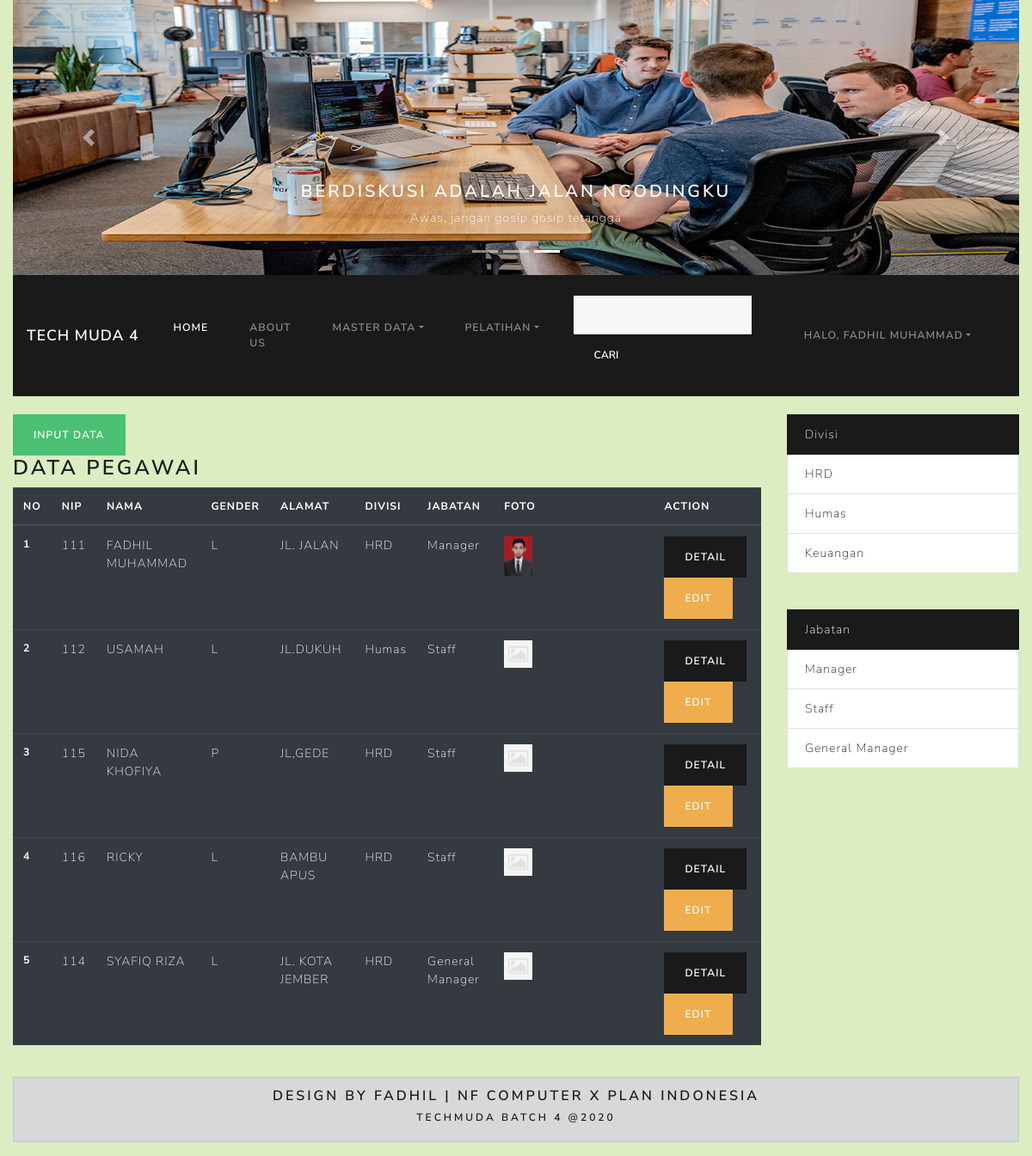
Page /index.php?hal=pegawai (signed in) on the committed database.
### tables this page shows
CREATE TABLE `pegawai` (
  `id` int(11) NOT NULL,
  `nip` varchar(25) NOT NULL,
  `nama` varchar(20) NOT NULL,
  `gender` varchar(10) NOT NULL,
  `alamat` text NOT NULL,
  `foto` varchar(30) DEFAULT NULL,
  `divisi_id` int(11) NOT NULL,
  `jabatan_id` int(11) NOT NULL,
  `email` varchar(255) NOT NULL,
  `tempat_lahir` varchar(255) NOT NULL,
  `tanggal_lahir` date NOT NULL
);

CREATE TABLE `divisi` (
  `id` int(11) NOT NULL,
  `nama` varchar(20) NOT NULL
);

CREATE TABLE `jabatan` (
  `id` int(11) NOT NULL,
  `nama` varchar(20) NOT NULL
);

### models/Pegawai.php (called while the page is built, shortened)
<?php
class Pegawai{
    private $koneksi;
    public function __construct(){
        global $dbh;
        $this->koneksi = $dbh;
    }
    public function dataPegawai(){
        $sql = "SELECT pegawai.*, divisi.nama as divisi, jabatan.nama as jabatan FROM pegawai
        INNER JOIN divisi ON divisi.id = pegawai.divisi_id
        INNER JOIN jabatan ON jabatan.id = pegawai.jabatan_id";
        $ps = $this->koneksi->prepare($sql);
        $ps->execute();
        $rs = $ps->fetchAll();
        return $rs;
    }
};
?>

### models/Divisi.php (called while the page is built, shortened)
<?php
class Divisi{
    private $koneksi;
    public function __construct(){
        global $dbh;
        $this->koneksi = $dbh;
    }
    public function dataDivisi(){
        $sql = "SELECT * FROM divisi";
        $ps = $this->koneksi->prepare($sql);
        $ps->execute();
        $rs = $ps->fetchAll();
        return $rs;
    }
};
?>

### models/Jabatan.php (called while the page is built, shortened)
<?php
class Jabatan {
    private $koneksi;
    public function __construct(){
        global $dbh;
        $this->koneksi = $dbh;
    }
    public function dataJabatan(){
        $sql = "SELECT * FROM jabatan";
        $ps = $this->koneksi->prepare($sql);
        $ps->execute();
        $rs = $ps->fetchAll();
        return $rs;
    }
};
?>

### pegawai.php (the view)
<?php
if(isset($_SESSION['MEMBER']) ){
?>
<?php
$arr_judul = ['No', 'NIP', 'Nama', 'Gender', 'Alamat', 'Divisi','Jabatan','Foto', 'Action'];
?>
<a href="index.php?hal=form_pegawai#peg" type="button" class="btn btn-success">input data</a>
<h3 id="peg">Data Pegawai</h3>
<table class="table table-sm table-dark">
  <thead>
    <tr>
      <?php
      foreach($arr_judul as $judul){
      ?>
      <th scope="col"><?= $judul ?></th>
      <?php } ?>
    </tr>
  </thead>
  <tbody>
  <?php
    $model = new Pegawai();
    $nama = $_GET['nama'];
    $id = $_GET['id'];
    $idj = $_GET['idj'];
    if(!empty($nama) ){
      $rs = $model->cariPegawai($nama);
    }
    elseif(!empty($id) ){
      $rs = $model->filterDivisi($id);
    }
    elseif(!empty($idj) ){
      $rs = $model->filterJabatan($idj);
    }
    else{
    $rs = $model->dataPegawai();
    }
      $no = 1;
      foreach($rs as $peg){
        if(empty($peg['foto']) ){
          $peg['foto'] ='nophoto.png';
        }
      ?>
        <tr>
          <th scope="row"><?= $no ?></th>
          <td><?=$peg['nip']?></td>
          <td><?=$peg['nama']?></td>
          <td><?=$peg['gender']?></td>
          <td><?=$peg['alamat']?></td>
          <td><?=$peg['divisi']?></td>
          <td><?=$peg['jabatan']?></td>
          <td>
            <img src="images/<?= $peg['foto'] ?>" width="20%"/>
          </td>
          <td>
          <a href="index.php?hal=detail_pegawai&id=<?=$peg['id']?>" type="button" class="btn btn-primary">Detail</a>
          <a href="index.php?hal=form_pegawai&idedit=<?=$peg['id']?>" type="button" class="btn btn-warning">Edit</a>
          </td>
        </tr>
<?php $no++; } ?>
  </tbody>
</table>
      <?php }
      else{
       include_once 'terlarang.php';
      }?>

### sidebar.php (shortened to what this page needs)
<?php
$obj1 = NEW Divisi();
$ar_divisi = $obj1->dataDivisi();
$obj2 = NEW Jabatan();
$ar_jabatan= $obj2->dataJabatan();
?>
				<?php
					if(isset($_SESSION['MEMBER']) ){
				?>
<div class="col-md-3">
			<div class="list-group">
				 <a href="#" class="list-group-item list-group-item-action active">Divisi</a>
				<?php
				foreach($ar_divisi as $div){
				?>
				<div class="list-group-item">
					<a href="index.php?hal=pegawai&id=<?= $div['id'] ?>"><?= $div['nama'] ?></a>
				</div>
				<?php } ?>
			</div>
			<br><br>
			<div class="list-group">
				 <a href="#" class="list-group-item list-group-item-action active">Jabatan</a>
				 <?php
				foreach($ar_jabatan as $jab){
				?>
				<div class="list-group-item">
					<a href="index.php?hal=pegawai&idj=<?= $jab['id'] ?>"><?= $jab['nama'] ?></a>
				</div>
				<?php } ?>
			</div>
	<?php }?>
</div>
</div>

### css/style.css (style rules this page uses)
body { background-color: #dcedc1; background-repeat: no-repeat; background-size: cover; }

### rows in the picture
pegawai: nip "111", nama "FADHIL MUHAMMAD", gender "L", alamat "JL. JALAN", divisi.nama "HRD", jabatan.nama "Manager", foto (picture)
pegawai: nip "112", nama "USAMAH", gender "L", alamat "JL.DUKUH", divisi.nama "Humas", jabatan.nama "Staff"
pegawai: nip "115", nama "NIDA KHOFIYA", gender "P", alamat "JL,GEDE", divisi.nama "HRD", jabatan.nama "Staff"
pegawai: nip "116", nama "RICKY", gender "L", alamat "BAMBU APUS", divisi.nama "HRD", jabatan.nama "Staff"
pegawai: nip "114", nama "SYAFIQ RIZA", gender "L", alamat "JL. KOTA JEMBER", divisi.nama "HRD", jabatan.nama "General Manager"
divisi: nama "HRD"
divisi: nama "Humas"
divisi: nama "Keuangan"
jabatan: nama "Manager"
jabatan: nama "Staff"
jabatan: nama "General Manager"

### other values in the picture
$_SESSION['MEMBER']['fullname'] "FADHIL MUHAMMAD"
$judul "NO"
$judul "NIP"
$judul "NAMA"
$judul "GENDER"
$judul "ALAMAT"
$judul "DIVISI"
$judul "JABATAN"
$judul "FOTO"
$judul "ACTION"
